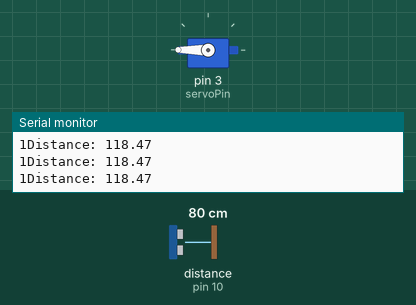
Recording of a sketch running on a simulated Arduino Uno, built with avr-gcc and run on an emulated ATmega328P. Shown: servo, the last lines printed to the serial monitor. Wiring (inferred from the names in the program): ultrasonic range finder: trigger pin 9; echo pin 10. The test bench sets the inputs (shaded band); at power-on: distance to the obstacle (sensor on pin 10) 80 cm. The echo pulse lasts 58.3 µs per cm.

Above: at 1.2 s.
1.3 s: distance to the obstacle (sensor on pin 10) set to 2 cm
At 1.6 s:
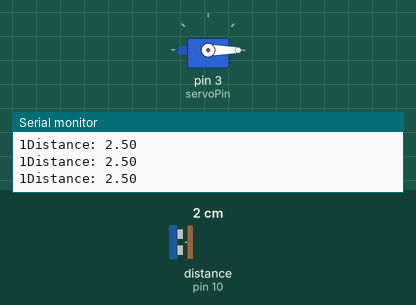
2.8 s: distance to the obstacle (sensor on pin 10) set to 9 cm
At 3.6 s:
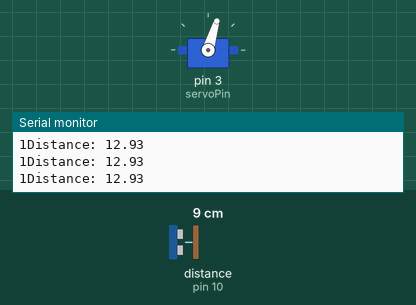
4.3 s: distance to the obstacle (sensor on pin 10) set to 4 cm
At 5.1 s:
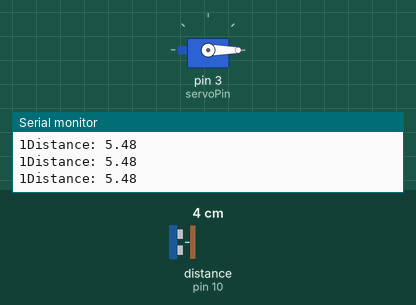
Timing chart, 0 to 7.3 s (numbered marks = the images above; inputs shaded):
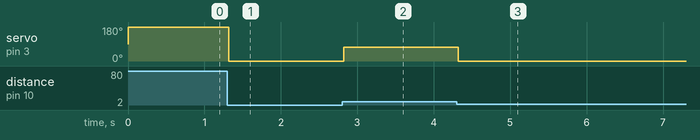

The sketch:

Ball___Beam.ino
```cpp
const int trigPin = 9; // Defining pin number for trigger
const int echoPin = 10; // Defining pin number for echo
#define motorPin 4

// Defining what type of data type each variable is
long duration;
float distance;
float first;
float second;
float third;
float distance_avg;


#include <Servo.h> // Including the Servo Library
int servoPin = 3; // Declaring the Servo pin
int i=0; // Starting a counter
Servo Servo1; // Creating a servo object

void setup() {

  Servo1.attach(servoPin); // Attatching Servo1 to the Servo Motor's pin
  Serial.begin(9600); // Open the serial port at 9600 bps
  pinMode(trigPin, OUTPUT); // Setting the trigger pin as an output
  pinMode(echoPin, INPUT); // Setting the echo pin as an input


}

void loop() {

  i+=1; // Adding 1 to the counter each iteration
  // Clearing the trigger pin for 2 microseconds
  digitalWrite(trigPin, LOW);
  delayMicroseconds(2);

  // Starting the trigger for 10 microseconds
  digitalWrite(trigPin, HIGH);
  delayMicroseconds(10);
  digitalWrite(trigPin, LOW); // Stopping the trigger to collect data

  duration = pulseIn(echoPin, HIGH); // Reads the echoPin and returns the sound wave travel time in microseconds

  distance = duration * 0.034/2; // Calculating the distance using the constant value of velocity: 0.034. Dividing by 2 because duration is the total time from the sensor and back.

  // Finding an average distance for accuracy
  first = distance;
  if (i=1) { // If this is the first loop, then all values of distance are the same
    second = first;
    third = first;
  }

  distance_avg = (first+second+third)/2; // Calculating the average distance

  third = second;
  second = first;

  Serial.print("Distance: ");
  Serial.println(distance_avg);
  Servo1.writeMicroseconds(distance_avg*100);
  Serial.print(i);
}
```

Measured:
- after the input at 1.3 s, servo on pin 3 (servoPin): 180° → 0° at once
- after the input at 2.8 s, servo on pin 3 (servoPin): 0° → 73° at once
- after the input at 4.3 s, servo on pin 3 (servoPin): 73° → 0° at once
